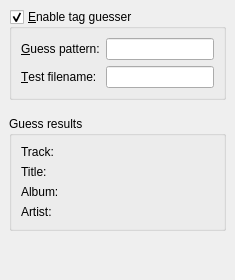
         <widget class="QWidget" name="tagGuesserPage">
          <layout class="QVBoxLayout">
           <property name="spacing">
            <number>6</number>
           </property>
           <property name="margin">
            <number>9</number>
           </property>
           <item>
            <widget class="QGroupBox" name="tagGuesserCheck">
             <property name="title">
              <string>&amp;Enable tag guesser</string>
             </property>
             <property name="checkable">
              <bool>true</bool>
             </property>
             <layout class="QGridLayout">
              <property name="margin">
               <number>9</number>
              </property>
              <property name="spacing">
               <number>6</number>
              </property>
              <item row="1" column="1">
               <widget class="QLineEdit" name="testLine"/>
              </item>
              <item row="0" column="0">
               <widget class="QLabel" name="label_8">
                <property name="text">
                 <string>&amp;Guess pattern:</string>
                </property>
                <property name="buddy">
                 <cstring>patternLine</cstring>
                </property>
               </widget>
              </item>
              <item row="1" column="0">
               <widget class="QLabel" name="label_8_2">
                <property name="text">
                 <string>&amp;Test filename:</string>
                </property>
                <property name="buddy">
                 <cstring>testLine</cstring>
                </property>
               </widget>
              </item>
              <item row="0" column="1">
               <widget class="QLineEdit" name="patternLine">
                <property name="toolTip">
                 <string>%b = Band/Artist
%a = Album
%n = Track number
%t = Title
%i = Ignore part of file name
</string>
                </property>
               </widget>
              </item>
             </layout>
            </widget>
           </item>
           <item>
            <spacer>
             <property name="orientation">
              <enum>Qt::Vertical</enum>
             </property>
             <property name="sizeType">
              <enum>QSizePolicy::Minimum</enum>
             </property>
             <property name="sizeHint" stdset="0">
              <size>
               <width>20</width>
               <height>10</height>
              </size>
             </property>
            </spacer>
           </item>
           <item>
            <widget class="QGroupBox" name="groupBox_2">
             <property name="title">
              <string>Guess results</string>
             </property>
             <layout class="QVBoxLayout">
              <property name="spacing">
               <number>6</number>
              </property>
              <property name="margin">
               <number>9</number>
              </property>
              <item>
               <widget class="QLabel" name="trackLabel">
                <property name="text">
                 <string>Track:</string>
                </property>
               </widget>
              </item>
              <item>
               <widget class="QLabel" name="titleLabel">
                <property name="text">
                 <string>Title:</string>
                </property>
               </widget>
              </item>
              <item>
               <widget class="QLabel" name="albumLabel">
                <property name="text">
                 <string>Album:</string>
                </property>
               </widget>
              </item>
              <item>
               <widget class="QLabel" name="bandLabel">
                <property name="text">
                 <string>Artist:</string>
                </property>
               </widget>
              </item>
             </layout>
            </widget>
           </item>
           <item>
            <spacer>
             <property name="orientation">
              <enum>Qt::Vertical</enum>
             </property>
             <property name="sizeHint" stdset="0">
              <size>
               <width>20</width>
               <height>40</height>
              </size>
             </property>
            </spacer>
           </item>
          </layout>
         </widget>
